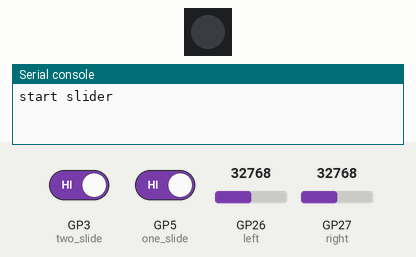
Simulated run of this program. Board: Raspberry Pi Pico running CircuitPython. On the bench: 1 RGB LEDs in strip order, left to right, the last lines printed to the serial console. The test bench sets the inputs (shaded band); at power-on: GP3 (two_slide) HIGH, GP5 (one_slide) HIGH, GP26 (left) = 32768, GP27 (right) = 32768 (analog values on the 0–65535 scale). Dim RGB values are drawn brighter than linear.

Above: at 0.1 s.
At 1.2 s:
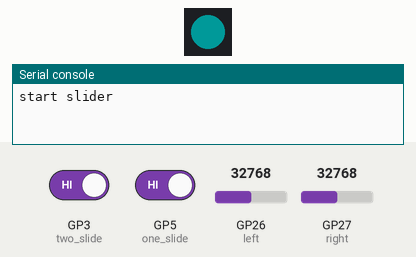
1.3 s: GP3 (two_slide) driven LOW
At 1.37 s:
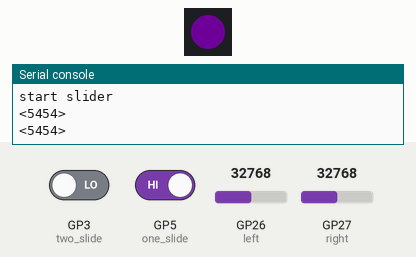
Timing chart, 0 to 10.3 s (numbered marks = the images above; inputs shaded):
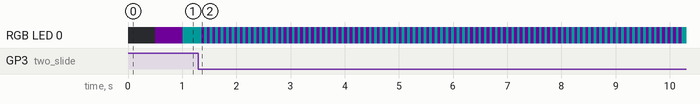

The program:

code.py
```python
import time
import board
import digitalio
from analogio import AnalogIn

# Update this to match the number of NeoPixel LEDs connected to your board.
from buildinLed import BuildinLed
#import busio

#print(dir(board))

buildinLed = BuildinLed(pin=board.GP16, rgb=True)
#uart = busio.UART(board.GP0, board.GP1, baudrate=115200, timeout=10)

right = AnalogIn(board.A1)
left = AnalogIn(board.A0)

two_slide = digitalio.DigitalInOut(board.GP3)
two_slide.direction = digitalio.Direction.INPUT
two_slide.pull = digitalio.Pull.UP

one_slide = digitalio.DigitalInOut(board.GP5)
one_slide.direction = digitalio.Direction.INPUT
one_slide.pull = digitalio.Pull.UP


print("start slider")

def mapping(v, in_min, in_max, out_min, out_max):
    # Check that the value is at least in_min
    if v < in_min:
        v = in_min
    # Check that the value is at most in_max
    if v > in_max:
        v = in_max
    return (v - in_min) * (out_max - out_min) // (in_max - in_min) + out_min


while True:
    right_value = mapping(65535 - right.value, 0, 65535,10, 99)
    left_value = mapping(left.value, 0, 65535, 10, 99)
    if not two_slide.value:
        print("<{}{}>".format(str(left_value), str(right_value)))
        buildinLed.flash()
    else:
        buildinLed.blink()


    if not one_slide.value:
        print("<{}>".format(str(left_value)))

    time.sleep(0.05)
    buildinLed.process()
```

buildinLed.py
```python
import time
import neopixel
from rainbowio import colorwheel
import board
import digitalio

FLASH = "flash"
BLINK = "blink"

RED = (255, 0, 0)
YELLOW = (255, 150, 0)
GREEN = (0, 255, 0)
CYAN = (0, 255, 255)
BLUE = (0, 0, 255)
PURPLE = (180, 0, 255)

class BuildinLed:

    flashNb = 6
    flashCount = 0
    mode = BLINK

    def __init__(self, pin, rgb=False):
        if not rgb:
            self.led = digitalio.DigitalInOut(pin)
            self.led.direction = digitalio.Direction.OUTPUT
        else:
            self.led = neopixel.NeoPixel(pin, 1, brightness=0.1)
        self.rgb = rgb
        self.lastBlink = float(0)
        self.blinkRate = float(0.5)
        self.flashRate = float(0.05)
        self.currentRate = self.blinkRate

        self.rgb_count = 0

    # print("Start Blink!")

    def blink(self):
        self.mode = BLINK
        self.currentRate = self.blinkRate

    def flash(self):
        self.mode = FLASH
        self.flashCount = 0
        self.currentRate = self.flashRate

    def process(self):
        if time.monotonic() > (self.lastBlink + self.currentRate):
            if self.rgb:
                self.rgb_count = (self.rgb_count + 1) % 256  # run from 0 to 255
                if self.rgb_count == 0:
                    self.led.fill(YELLOW)
                elif self.rgb_count == 1:
                    self.led.fill(PURPLE)
                elif self.rgb_count == 2:
                    self.led.fill(BLUE)
                elif self.rgb_count == 3:
                    self.led.fill(CYAN)

                self.rgb_count = (self.rgb_count +1)%4

            else:
                self.led.value = not self.led.value
            self.lastBlink = time.monotonic()
            if self.mode == FLASH:
                if self.flashCount >= self.flashNb:
                    self.blink()
                else:
                    self.flashCount += 1
```
